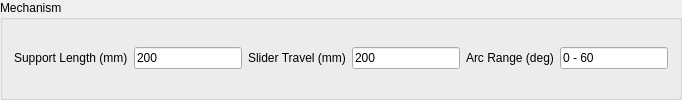
       <widget class="QGroupBox" name="mechanismBox">
        <property name="title">
         <string>Mechanism</string>
        </property>
        <layout class="QGridLayout" name="mechanismGrid">
         <item row="0" column="0">
          <widget class="QLabel" name="label_supportLength">
           <property name="text">
            <string>Support Length (mm)</string>
           </property>
          </widget>
         </item>
         <item row="0" column="1">
          <widget class="QLineEdit" name="supportLengthEdit">
           <property name="text">
            <string>200</string>
           </property>
           <property name="readOnly">
            <bool>true</bool>
           </property>
          </widget>
         </item>
         <item row="0" column="2">
          <widget class="QLabel" name="label_sliderTravel">
           <property name="text">
            <string>Slider Travel (mm)</string>
           </property>
          </widget>
         </item>
         <item row="0" column="3">
          <widget class="QLineEdit" name="sliderTravelEdit">
           <property name="text">
            <string>200</string>
           </property>
           <property name="readOnly">
            <bool>true</bool>
           </property>
          </widget>
         </item>
         <item row="0" column="4">
          <widget class="QLabel" name="label_arcRange">
           <property name="text">
            <string>Arc Range (deg)</string>
           </property>
          </widget>
         </item>
         <item row="0" column="5">
          <widget class="QLineEdit" name="arcRangeEdit">
           <property name="text">
            <string>0 - 60</string>
           </property>
           <property name="readOnly">
            <bool>true</bool>
           </property>
          </widget>
         </item>
        </layout>
       </widget>
